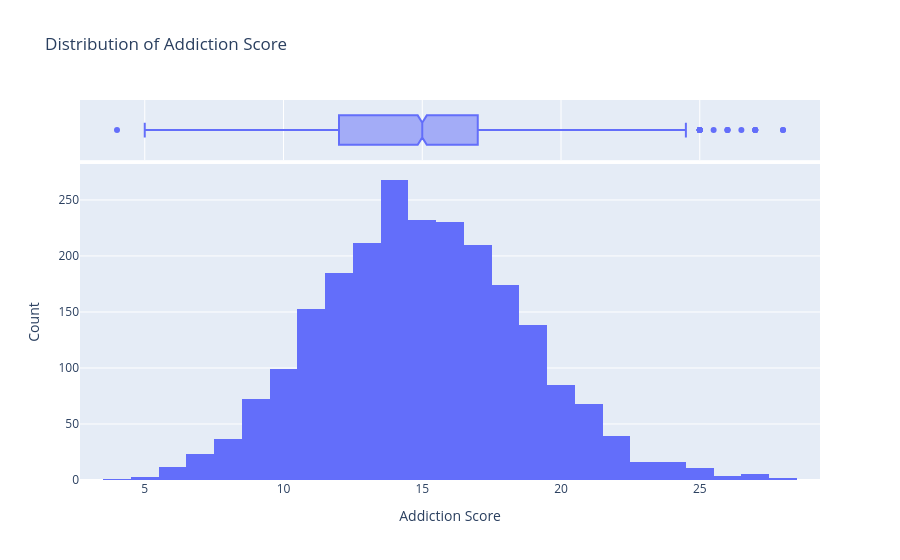

Write notebook code for a chart like this one.
### Markdown cell above
# 4 First Visualizations (Univariate)

Distributions

### Code cell
fig1 = px.histogram(
    df,
    x="addiction_score",
    nbins=30,
    marginal="box",  # adds boxplot on top
    title="Distribution of Addiction Score",
    color_discrete_sequence=["#636EFA"]
)

fig1.update_layout(
    xaxis_title="Addiction Score",
    yaxis_title="Count"
)

fig1.show()

fig1.write_html("../visuals/distribution_of_addiction_score.html")

### Figure 1 — Plotly figure (JSON) as saved in the notebook; plotly's stock layout.template omitted (floating-point values rounded to 4 significant figures; data arrays with more than 128 entries replaced by an {"elided": "..."} marker saying what was removed)
{"data": [{"bingroup": "x", "hovertemplate": "addiction_score=%{x}<br>count=%{y}<extra></extra>", "legendgroup": "", "marker": {"color": "#636EFA", "pattern": {"shape": ""}}, "name": "", "nbinsx": 30, "orientation": "v", "showlegend": false, "type": "histogram", "x": {"elided": "2295 float values"}, "xaxis": "x", "yaxis": "y"}, {"hovertemplate": "addiction_score=%{x}<extra></extra>", "legendgroup": "", "marker": {"color": "#636EFA"}, "name": "", "notched": true, "showlegend": false, "type": "box", "x": {"elided": "2295 float values"}, "xaxis": "x2", "yaxis": "y2"}], "layout": {"barmode": "relative", "legend": {"tracegroupgap": 0}, "title": {"text": "Distribution of Addiction Score"}, "xaxis": {"anchor": "y", "domain": [0, 1], "title": {"text": "Addiction Score"}}, "xaxis2": {"anchor": "y2", "domain": [0, 1], "matches": "x", "showgrid": true, "showticklabels": false}, "yaxis": {"anchor": "x", "domain": [0, 0.8316], "title": {"text": "Count"}}, "yaxis2": {"anchor": "x2", "domain": [0.8416, 1], "matches": "y2", "showgrid": false, "showline": false, "showticklabels": false, "ticks": ""}}}
